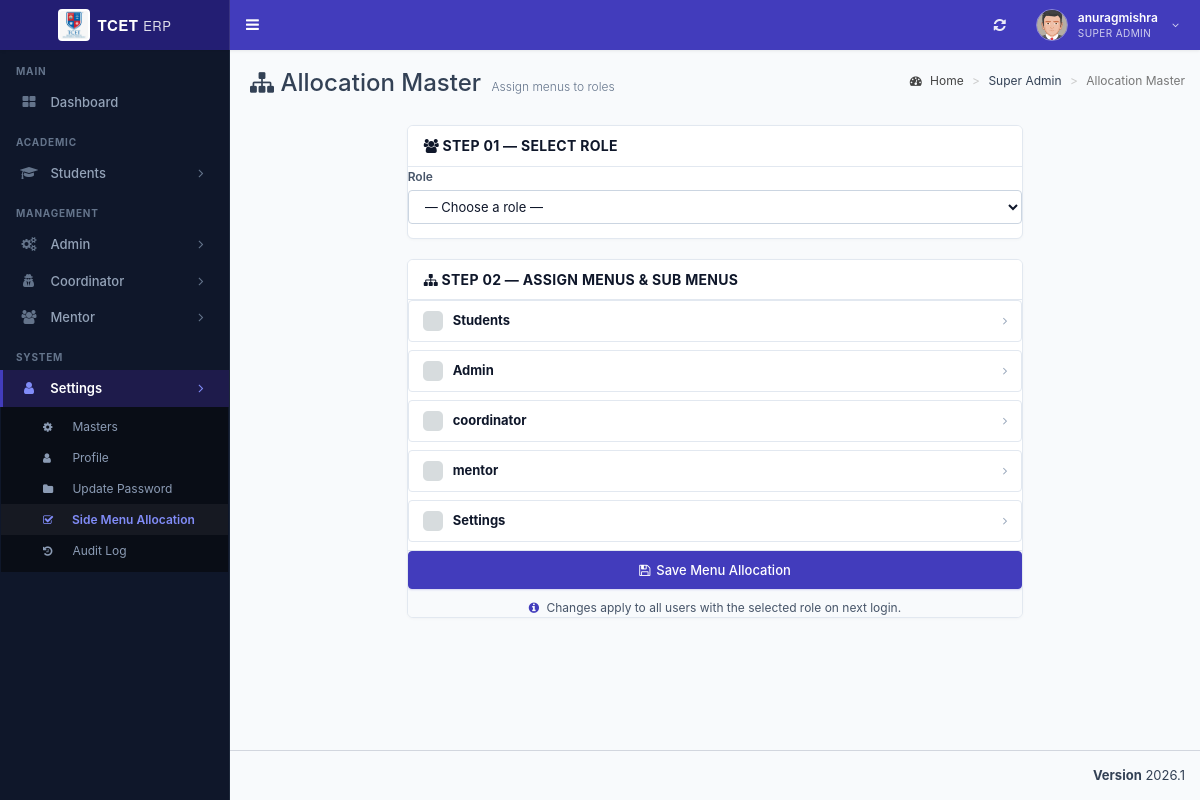
The app's page /admin/allocation_master.php (signed in) with its own data.
### tables this page shows
CREATE TABLE `st_role_master` (
  `role_id` int(11) NOT NULL,
  `role_name` varchar(100) NOT NULL
);

CREATE TABLE `st_login` (
  `login_id` int(11) NOT NULL,
  `username` varchar(200) NOT NULL,
  `password` varchar(255) NOT NULL,
  `user_id` int(11) NOT NULL,
  `created_at` timestamp NOT NULL DEFAULT current_timestamp()
);

CREATE TABLE `st_user_master` (
  `user_id` int(11) NOT NULL,
  `user_name` varchar(150) NOT NULL,
  `email_id` varchar(200) NOT NULL,
  `phone_number` varchar(15) DEFAULT NULL,
  `department_id` int(11) NOT NULL,
  `role_id` int(11) NOT NULL,
  `student_id` int(11) NOT NULL,
  `is_first_login` tinyint(1) DEFAULT 1
);

CREATE TABLE `st_menu_master` (
  `menu_id` int(11) NOT NULL,
  `menu_name` varchar(100) NOT NULL,
  `menu_icon` varchar(100) NOT NULL DEFAULT 'fa fa-folder'
);

CREATE TABLE `st_sub_menu_master` (
  `sub_menu_id` int(11) NOT NULL,
  `menu_id` int(11) NOT NULL,
  `sort_order` int(11) NOT NULL DEFAULT 0,
  `sub_menu_name` varchar(100) NOT NULL,
  `sub_menu_icon` varchar(100) NOT NULL DEFAULT 'fa fa-angle-double-right',
  `sub_menu_route` varchar(255) NOT NULL DEFAULT '#'
);

### database/db_connect.php (called while the page is built, shortened)
<?php
if (!class_exists('DBController')) {
class DBController
{
    public $host = "localhost";
    public $user = "root";
    public $password = "";
    public $database = "tcet_st";
   public $conn;
    function __construct($dbName = null)
    {
        $this->conn = $this->connectDB();
    }
    function connectDB()
    {
      $conn = @mysqli_connect($this->host,$this->user,$this->password,$this->database);
      return $conn;
    }
    public function runQuery($query) {
        $result = mysqli_query($this->conn, $query);
        $resultset = [];
        while ($row = mysqli_fetch_assoc($result)) {
            $resultset[] = $row;
        }
        return $resultset;
    }
}
}
?>

### admin/allocation_master.php (the view, shortened to what this page needs)
<?php
include "header/header.php";
include_once("../database/db_connect.php");
require_once '../database/db_connect.php';
$db = new DBController();
$all_menus = $db->runQuery("SELECT * FROM st_menu_master ORDER BY menu_id") ?? [];
$all_subs  = [];
$subs_raw  = $db->runQuery("SELECT * FROM st_sub_menu_master ORDER BY menu_id, sub_menu_id") ?? [];
foreach ($subs_raw as $sub) {
    $all_subs[$sub['menu_id']][] = $sub;
}
?>
<div class="content-wrapper">
  <section class="content-header">
    <h1><i class="fa fa-sitemap"></i> Allocation Master <small style="font-size:12px; color:#64748b;">Assign menus to roles</small></h1>
    <ol class="breadcrumb">
      <li><a href="index.php"><i class="fa fa-dashboard"></i> Home</a></li>
      <li>Super Admin</li>
      <li class="active">Allocation Master</li>
    </ol>
  </section>
  <section class="content">
    <form method="POST" action="">
      <div class="row">
        <div class="col-md-8 col-md-offset-2">
          <div class="erp-card" style="margin-bottom:20px;">
            <div class="erp-card-header">
              <h3 class="erp-card-title"><i class="fa fa-users"></i> Step 01 — Select Role</h3>
            </div>
            <div class="erp-card-body">
              <div class="form-group" style="margin:0;">
                <label for="role_select" style="font-weight:600; font-size:12px; color:var(--erp-text-secondary);">Role</label>
                <select name="role_id" id="role_select" class="form-control" required>
                  <option value="">— Choose a role —</option>
                </select>
              </div>
            </div>
          </div>
          <div class="erp-card" id="menu-container">
            <div class="erp-card-header">
              <h3 class="erp-card-title"><i class="fa fa-sitemap"></i> Step 02 — Assign Menus &amp; Sub Menus</h3>
            </div>
            <div class="erp-card-body">
              <ul class="menu-tree">
                <?php foreach ($all_menus as $menu): ?>
                  <?php $mid = $menu['menu_id']; ?>
                  <li class="tree-item" id="tree_item_<?= $mid ?>">
                    <div class="tree-header">
                      <label class="menu-label" for="menu_<?= $mid ?>">
                        <?= htmlspecialchars($menu['menu_name']) ?>
                      </label>
                      <?php if (!empty($all_subs[$mid])): ?>
                        <i class="fa fa-angle-right tree-toggle" id="arrow_<?= $mid ?>"></i>
                      <?php endif; ?>
                    </div>
                  </li>
                <?php endforeach; ?>
              </ul>
            </div>
            <div class="erp-card-body" style="border-top: 1px solid var(--erp-border); background:#f8fafc;">
              <button type="submit" class="btn-erp-primary" style="width:100%; justify-content:center; padding:10px 16px; font-size:14px;">
                <i class="fa fa-save"></i> Save Menu Allocation
              </button>
              <p class="alloc-info" style="margin-bottom:0; text-align:center;">
                <i class="fa fa-info-circle"></i>
                Changes apply to all users with the selected role on next login.
              </p>
            </div>
          </div>
        </div>
      </div>
    </form>
  </section>
</div>
</body>
</html>
 <?php include "header/footer.php" ?>

### admin/header/header.php (shortened to what this page needs)
<?php
require_once __DIR__ . "/../../database/db_connect.php";
$db_handle = new DBController();
$sessionLoginId = intval($_SESSION['user_login_id'] ?? $_SESSION['user_session'] ?? 0);
$username = '';
$userid = 0;
$usertype = 0;
$sql = "SELECT l.login_id, l.username, l.user_id, u.role_id, u.user_name, u.department_id, u.student_id, r.role_name
	    FROM st_login l
	    LEFT JOIN st_user_master u ON u.user_id = l.user_id
	    LEFT JOIN st_role_master r ON r.role_id = u.role_id
	    WHERE l.login_id='" . $sessionLoginId . "' LIMIT 1";
$result = mysqli_query($db_handle->conn, $sql);
if ($result && $result->num_rows > 0) {
	$row = $result->fetch_assoc();
	$username = $row['username'];
	$userid = intval($row['user_id']);
	$usertype = intval($row['role_id']);
}
$name = $username;
$profileSql = "SELECT COALESCE(NULLIF(TRIM(u.user_name), ''), l.username) AS user_name
			   FROM st_login l
			   LEFT JOIN st_user_master u ON u.user_id = l.user_id
			   WHERE l.user_id = $userid LIMIT 1";
$profileResult = mysqli_query($db_handle->conn, $profileSql);
if ($profileResult && ($profileRow = mysqli_fetch_assoc($profileResult))) {
	$profileName = trim((string)($profileRow['user_name'] ?? ''));
	if ($profileName !== '') {
		$name = $profileName;
	}
}
$sql = "SELECT role_name FROM st_role_master WHERE role_id = ? LIMIT 1";
$stmt = mysqli_prepare($db_handle->conn, $sql);
if ($stmt) {
	mysqli_stmt_bind_param($stmt, 'i', $usertype);
	mysqli_stmt_execute($stmt);
	$result = mysqli_stmt_get_result($stmt);
	if ($row = mysqli_fetch_assoc($result)) {
		$role_name = $row['role_name'];
	}
}
	$dashboardRoute = ($usertype === 5) ? 'student_dashboard.php' : 'index.php';
?>
<!DOCTYPE html>
<html>
<head>
	<link rel="stylesheet" href="bootstrap/css/bootstrap.min.css">
	<link rel="stylesheet" href="https://cdnjs.cloudflare.com/ajax/libs/font-awesome/4.5.0/css/font-awesome.min.css">
	<link rel="stylesheet" href="https://cdnjs.cloudflare.com/ajax/libs/ionicons/2.0.1/css/ionicons.min.css">
	<link rel="stylesheet" href="dist/css/AdminLTE.min.css">
	<link rel="stylesheet" href="dist/css/skins/_all-skins.min.css">
	<link rel="stylesheet" href="plugins/iCheck/flat/blue.css">
	<link rel="stylesheet" href="plugins/morris/morris.css">
	<link rel="stylesheet" href="plugins/jvectormap/jquery-jvectormap-1.2.2.css">
	<link rel="stylesheet" href="plugins/datepicker/datepicker3.css">
	<link rel="stylesheet" href="plugins/daterangepicker/daterangepicker.css">
	<link rel="stylesheet" href="plugins/bootstrap-wysihtml5/bootstrap3-wysihtml5.min.css">
	<link rel="stylesheet" href="css/erp-theme.css">
</head>
<body class="hold-transition skin-blue sidebar-mini main-content-responsive">
	<div class="wrapper">
		<header class="main-header">
			<a href="<?php echo $dashboardRoute; ?>" class="logo" style="text-decoration: none;">
				<span class="logo-lg">
					<img src="images/tcet_logo.png" height="32" width="32" style="border-radius: 4px; background: #ffffff; padding: 2px; object-fit: contain;" alt="TCET" />
					<span style="font-weight: 700; font-size: 15px; letter-spacing: 0.5px;">TCET <span style="font-weight: 400; opacity: 0.85; font-size: 13px;">ERP</span></span>
				</span>
			</a>
			<nav class="navbar navbar-static-top" role="navigation">
				<a href="#" class="sidebar-toggle" data-toggle="offcanvas" role="button" title="Toggle Navigation">
				</a>
				<div class="navbar-custom-menu">
					<ul class="nav navbar-nav">
						<li>
							<a href="javascript:void(0);" onclick="window.location.reload();" title="Refresh Page" style="height: 50px; display: flex; align-items: center; padding: 0 14px; color: #ffffff; opacity: 0.9;">
								<i class="fa fa-refresh" style="font-size: 14px;"></i>
							</a>
						</li>
						<li class="dropdown user user-menu">
							<a href="#" class="dropdown-toggle erp-header-user-btn" data-toggle="dropdown">
								<img src="dist/img/user2-160x160.jpg" class="erp-header-avatar" alt="User Image">
								<div class="erp-header-user-meta hidden-xs">
									<span class="erp-header-user-name"><?php echo htmlspecialchars($name !== '' ? $name : $username); ?></span>
									<span class="erp-header-user-role"><?php echo htmlspecialchars($role_name ?? 'User'); ?></span>
								</div>
								<i class="fa fa-angle-down hidden-xs" style="font-size: 11px; opacity: 0.8; margin-left: 4px;"></i>
							</a>
						</li>
					</ul>
				</div>
			</nav>
		</header>
		<aside class="main-sidebar">
			<section class="sidebar">
				<?php include_once "side_menu.php"; ?>
			</section>
		</aside>

### admin/header/side_menu.php (shortened to what this page needs)
<?php
if (!function_exists('sidebar_has_column')) {
function sidebar_has_column($conn, $table, $column)
{
	$escapedColumn = mysqli_real_escape_string($conn, $column);
	$result = mysqli_query($conn, "SHOW COLUMNS FROM $table LIKE '$escapedColumn'");
	$exists = ($result && mysqli_num_rows($result) > 0);
	return $exists;
}
}
$menuHasIconColumn = sidebar_has_column($db_handle->conn, 'st_menu_master', 'menu_icon');
$subMenuHasIconColumn = sidebar_has_column($db_handle->conn, 'st_sub_menu_master', 'sub_menu_icon');
$subMenuHasRouteColumn = sidebar_has_column($db_handle->conn, 'st_sub_menu_master', 'sub_menu_route');
$menuTree = array();
$menuIconSelect = $menuHasIconColumn
	? "COALESCE(NULLIF(TRIM(m.menu_icon), ''), 'fa fa-folder') AS menu_icon"
	: "'fa fa-folder' AS menu_icon";
$subMenuRouteSelect = $subMenuHasRouteColumn
	? "COALESCE(NULLIF(TRIM(sm.sub_menu_route), ''), '#') AS sub_menu_route"
	: "'#' AS sub_menu_route";
$subMenuIconSelect = $subMenuHasIconColumn
	? "COALESCE(NULLIF(TRIM(sm.sub_menu_icon), ''), 'fa fa-angle-double-right') AS sub_menu_icon"
	: "'fa fa-angle-double-right' AS sub_menu_icon";
$menuSql = "SELECT m.menu_id, m.menu_name, $menuIconSelect
			FROM st_menu_master m
			WHERE (
				EXISTS (
					SELECT 1
					FROM st_menu_allocation_master mar
					WHERE mar.menu_id = m.menu_id
					  AND mar.role_id = ?
					  AND mar.sub_menu_id IS NULL
				)
				OR EXISTS (
					SELECT 1
					FROM st_menu_allocation_master maa
					WHERE maa.menu_id = m.menu_id
					  AND maa.role_id = ?
					  AND maa.sub_menu_id IS NOT NULL
				)
			)
			ORDER BY m.menu_id";
$menuStmt = mysqli_prepare($db_handle->conn, $menuSql);
if ($menuStmt) {
	mysqli_stmt_bind_param($menuStmt, 'ii', $usertype, $usertype);
	mysqli_stmt_execute($menuStmt);
	$menuResult = mysqli_stmt_get_result($menuStmt);
	while ($menuRow = mysqli_fetch_assoc($menuResult)) {
		$menuId = (int) $menuRow['menu_id'];
		$menuTree[$menuId] = array(
			'menu_name' => $menuRow['menu_name'],
			'menu_icon' => $menuRow['menu_icon'],
			'submenus' => array()
		);
		$subSql = "SELECT sm.sub_menu_id, sm.sub_menu_name, $subMenuRouteSelect, $subMenuIconSelect
				   FROM st_sub_menu_master sm
				   WHERE sm.menu_id = ?
				   AND (
					   EXISTS (
						   SELECT 1
						   FROM st_menu_allocation_master mar
						   WHERE mar.sub_menu_id = sm.sub_menu_id
							 AND mar.role_id = ?
					   )
				   )
				   ORDER BY sm.sort_order ASC, sm.sub_menu_id ASC";
		$subStmt = mysqli_prepare($db_handle->conn, $subSql);
		if ($subStmt) {
			mysqli_stmt_bind_param($subStmt, 'ii', $menuId, $usertype);
			mysqli_stmt_execute($subStmt);
			$subResult = mysqli_stmt_get_result($subStmt);
			while ($subRow = mysqli_fetch_assoc($subResult)) {
				$subId = intval($subRow['sub_menu_id']);
				if (in_array($subId, array(51, 52, 53), true)) {
					continue;
				}
				$menuTree[$menuId]['submenus'][] = $subRow;
			}
		}
	}
}
?>
<ul class="sidebar-menu" id="sidebar-dynamic-menu">
<?php
$sidebarHomeRoute = ((int) ($usertype ?? 0) === 5) ? 'student_dashboard.php' : 'index.php';
$sidebarHomeLabel = ((int) ($usertype ?? 0) === 5) ? 'Dashboard' : 'Dashboard';
$sidebarHomeIcon = ((int) ($usertype ?? 0) === 5) ? 'fa fa-dashboard' : 'fa fa-th-large';
$currentScript = basename($_SERVER['PHP_SELF'] ?? '');
?>
<li class="header">MAIN</li>
<li class="<?php echo ($currentScript === 'index.php' || $currentScript === 'student_dashboard.php') ? 'active' : ''; ?>">
	<a href="<?php echo htmlspecialchars($sidebarHomeRoute); ?>">
		<i class="<?php echo htmlspecialchars($sidebarHomeIcon); ?>"></i>
		<span><?php echo htmlspecialchars($sidebarHomeLabel); ?></span>
	</a>
</li>
<?php
$renderedHeaders = array();
foreach ($menuTree as $menuId => $menuData) {
	$menuName = trim((string) $menuData['menu_name']);
	$menuLower = strtolower($menuName);
	$menuIcon = trim((string) $menuData['menu_icon']);
	$sectionGroup = '';
	if (in_array($menuLower, array('students', 'student', 'coordinator', 'academics', 'academic'), true)) {
		$sectionGroup = 'ACADEMIC';
	} elseif (in_array($menuLower, array('admin', 'mentor', 'management'), true)) {
		$sectionGroup = 'MANAGEMENT';
	} elseif (in_array($menuLower, array('settings', 'system'), true)) {
		$sectionGroup = 'SYSTEM';
	}
	if ($sectionGroup !== '' && !isset($renderedHeaders[$sectionGroup])) {
		echo '<li class="header">' . htmlspecialchars($sectionGroup) . '</li>';
		$renderedHeaders[$sectionGroup] = true;
	}
	$isMenuActive = false;
	if (!empty($menuData['submenus'])) {
		foreach ($menuData['submenus'] as $sub) {
			$routeBase = basename($sub['sub_menu_route'] ?? '');
			if ($routeBase !== '' && $routeBase !== '#' && strpos($currentScript, $routeBase) !== false) {
				$isMenuActive = true;
				break;
			}
		}
	}
?>
<li class="treeview <?php echo $isMenuActive ? 'active' : ''; ?>" data-menu-id="<?php echo $menuId; ?>" id="sidebar-menu-<?php echo $menuId; ?>">
	<a href="#">
		<i class="<?php echo htmlspecialchars($menuIcon); ?>" aria-hidden="true"></i>
		<span><?php echo htmlspecialchars(ucwords(strtolower($menuName))); ?></span>
		<span class="pull-right-container">
			<i class="fa fa-angle-right pull-right"></i>
		</span>
	</a>
	<ul class="treeview-menu" id="sidebar-submenu-<?php echo $menuId; ?>" <?php echo $isMenuActive ? 'style="display: block;"' : ''; ?>>
	<?php if (!empty($menuData['submenus'])) {
		foreach ($menuData['submenus'] as $subMenu) {
			$subId = intval($subMenu['sub_menu_id']);
			$subName = trim((string) $subMenu['sub_menu_name']);
			$subRoute = trim((string) ($subMenu['sub_menu_route'] ?? '#'));
			$subIcon = trim((string) ($subMenu['sub_menu_icon'] ?? 'fa fa-circle-o'));
			$isSubActive = ($subRoute !== '#' && basename($subRoute) === $currentScript);
	?>
		<li class="<?php echo $isSubActive ? 'active' : ''; ?>" data-sub-menu-id="<?php echo $subId; ?>" id="sidebar-submenu-item-<?php echo $subId; ?>">
			<a href="<?php echo htmlspecialchars($subRoute); ?>">
				<i class="<?php echo htmlspecialchars($subIcon); ?>"></i>
				<span><?php echo htmlspecialchars($subName); ?></span>
			</a>
		</li>
	<?php }
	} ?>
	</ul>
</li>
<?php } ?>
</ul>

### records on screen
st_role_master: role_name "SUPER ADMIN"
st_login: user.role_id "Dashboard"
st_menu_master: menu_name "ACADEMIC", menu_name "Students"
st_menu_master: menu_name "MANAGEMENT", menu_name "Admin"
st_menu_master: menu_name "Coordinator", menu_name "coordinator"
st_menu_master: menu_name "Mentor", menu_name "mentor"
st_menu_master: menu_name "SYSTEM", menu_name "Settings"
st_sub_menu_master: sub_menu_name "Masters"
st_sub_menu_master: sub_menu_name "Profile"
st_sub_menu_master: sub_menu_name "Update Password"
st_sub_menu_master: sub_menu_name "Side Menu Allocation"
st_sub_menu_master: sub_menu_name "Audit Log"

### other values on screen
$name !== '' ? $name : $username "anuragmishra"
